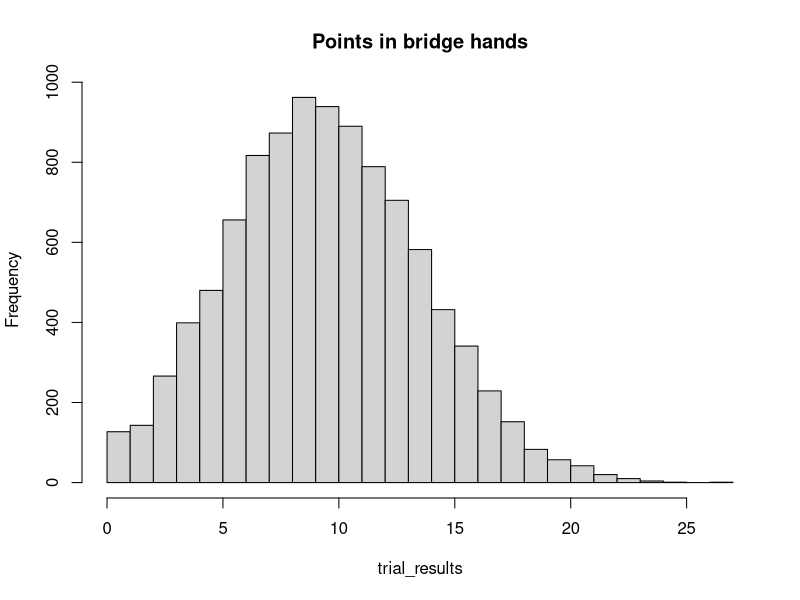

Source code (R):
## ---- chunk 1
# Constitute a deck with 4 jacks (point value 1), 4 queens (value 2), 4
# kings (value 3), 4 aces (value 4), and 36 other cards with no point
# value
whole_deck <- rep(c(1, 2, 3, 4, 0), c(4, 4, 4, 4, 36))
whole_deck
## ---- chunk 2
N <- 10000
trial_results <- numeric(N)

# Do N trials.
for (i in 1:N) {
    # Shuffle the deck of cards and draw 13
    hand <- sample(whole_deck, size=13)  # replace=FALSE is default.

    # Total the points.
    points <- sum(hand)

    # Keep score of the result.
    trial_results[i] <- points

    # End one experiment, go back and repeat until all N trials are done.
}
## ---- chunk 3
# Produce a histogram of trial results.
hist(trial_results, breaks=0:max(trial_results), main='Points in bridge hands')
## ---- chunk 4
# How many times did we have a hand with fifteen points?
k <- sum(trial_results == 15)

# Convert to a proportion.
kk <- k / N

# Show the result.
kk
